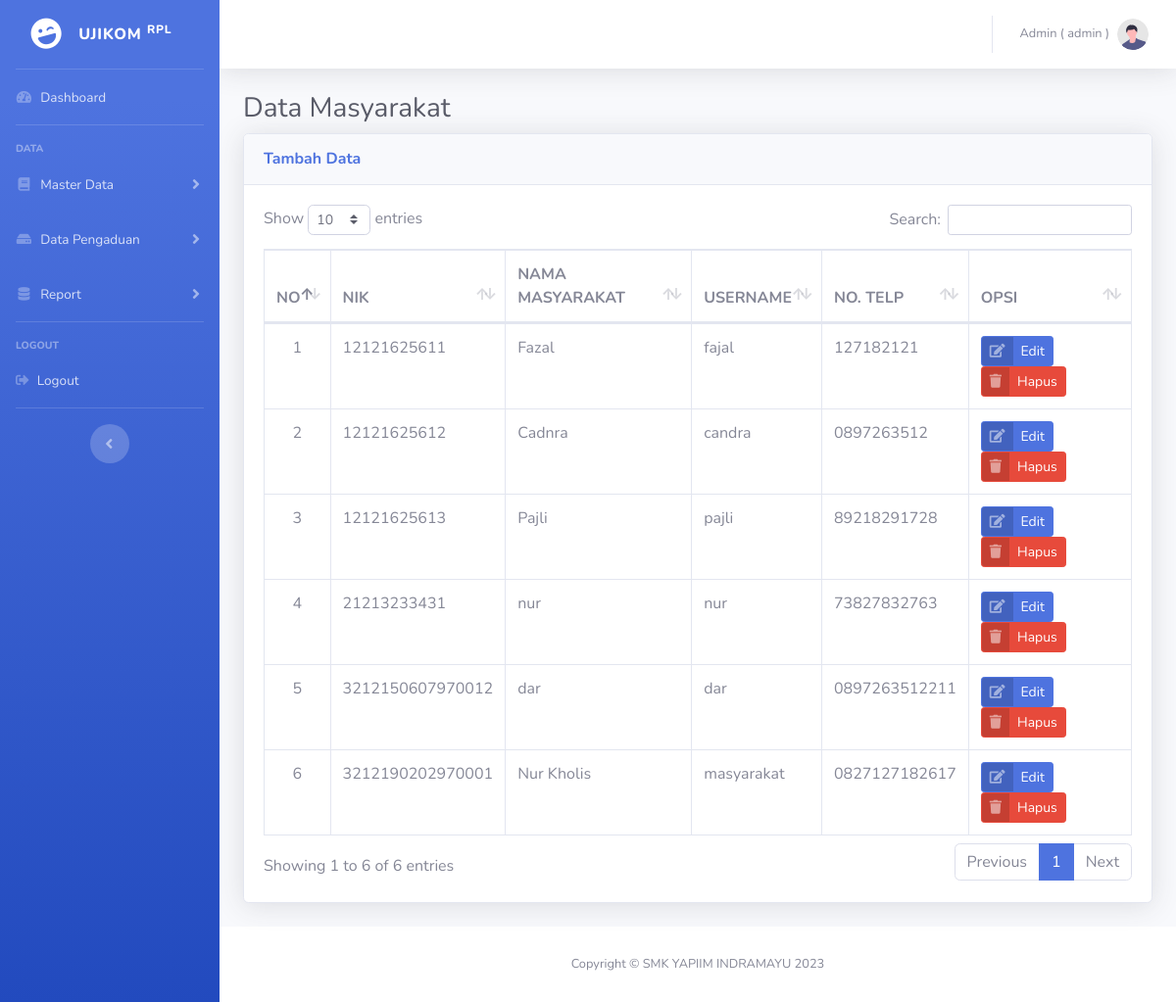
The app's page /admin/masyarakat_data.php (signed in) with its own data.
### tables this page shows
CREATE TABLE `tb_petugas` (
  `id_petugas` int(11) NOT NULL,
  `nama_petugas` varchar(35) NOT NULL,
  `username` varchar(25) NOT NULL,
  `password` varchar(32) NOT NULL,
  `telp` varchar(13) NOT NULL,
  `level` enum('admin','petugas') NOT NULL
);

CREATE TABLE `tb_masyarakat` (
  `nik` varchar(16) NOT NULL,
  `nama` varchar(35) NOT NULL,
  `username` varchar(25) NOT NULL,
  `password` varchar(32) NOT NULL,
  `telp` varchar(13) NOT NULL
);

### admin/masyarakat_data.php (the view, shortened to what this page needs)
<?php
include "header.php";
?>
<div class="container-fluid">
    <h1 class="h3 mb-2 text-gray-800">Data Masyarakat</h1>
    <div class="card shadow mb-4">
      <div class="card-header py-3">
        <a href=""><h6 class="m-0 font-weight-bold text-primary">Tambah Data</h6></a>
      </div>
      <div class="card-body">
        <div class="table-responsive">
          <table class="table table-bordered" id="dataTable" width="100%" cellspacing="0">
            <thead>
              <tr>
                <th>NO</th>
                <th>NIK</th>
                <th>NAMA MASYARAKAT</th>
                <th>USERNAME</th>
                <th>NO. TELP</th>
                <th>OPSI</th>
              </tr>
            </thead>
            <tbody>
              <tr>
              <?php
                $dt_petugas = mysqli_query($koneksi,"SELECT * FROM tb_masyarakat
                ");
                $no = 1;
                while ($petugas=mysqli_fetch_array($dt_petugas)){
              ?>
                <td align="center"><?php echo $no++; ?></td>
                <td><?php echo $petugas['nik']; ?></td>
                <td><?php echo $petugas['nama']; ?></td>
                <td><?php echo $petugas['username']; ?></td>
                <td><?php echo $petugas['telp']; ?></td>
                <td>
                <a href="#" class="btn btn-primary btn-icon-split btn-sm">
                  <span class="icon text-white-50">
                    <i class="fas fa-edit"></i>
                  </span>
                  <span class="text">Edit</span>
                </a>
                <a href="#" class="btn btn-danger btn-icon-split btn-sm">
                  <span class="icon text-white-50">
                    <i class="fas fa-trash"></i>
                  </span>
                  <span class="text">Hapus</span>
                </a>
                </td>
              </tr>
              <?php
                }
                ?>
            </tbody>
          </table>
        </div>
      </div>
    </div>
</div>
<?php
include "footer.php";
?>

### admin/header.php (shortened to what this page needs)
<!DOCTYPE html>
<html lang="en">
<head>
    <link href="../assets/vendor/fontawesome-free/css/all.min.css" rel="stylesheet" type="text/css">
    <link href="../assets/css/sb-admin-2.min.css" rel="stylesheet">
    <link href="../assets/vendor/datatables/dataTables.bootstrap4.min.css" rel="stylesheet" />
</head>
<body id="page-top">
<?php
include "../config/koneksi.php";
?>
    <div id="wrapper">
        <ul class="navbar-nav bg-gradient-primary sidebar sidebar-dark accordion" id="accordionSidebar">
            <a class="sidebar-brand d-flex align-items-center justify-content-center" href="index.php">
                <div class="sidebar-brand-icon rotate-n-15">
                    <i class="fas fa-laugh-wink"></i>
                </div>
                <div class="sidebar-brand-text mx-3">UJIKOM <sup>RPL</sup></div>
            </a>
            <hr class="sidebar-divider my-0">
            <li class="nav-item">
                <a class="nav-link" href="index.php">
                    <i class="fas fa-fw fa-tachometer-alt"></i>
                    <span>Dashboard</span></a>
            </li>
            <hr class="sidebar-divider">
            <div class="sidebar-heading">
                DATA
            </div>
            <li class="nav-item">
                <a class="nav-link collapsed" href="#" data-toggle="collapse" data-target="#collapseTwo"
                    aria-expanded="true" aria-controls="collapseTwo">
                    <i class="fas fa-fw fa-book"></i>
                    <span>Master Data</span>
                </a>
            </li>
            <li class="nav-item">
                <a class="nav-link collapsed" href="#" data-toggle="collapse" data-target="#collapseUtilities"
                    aria-expanded="true" aria-controls="collapseUtilities">
                    <i class="fas fa-fw fa-hdd"></i>
                    <span>Data Pengaduan</span>
                </a>
            </li>
            <li class="nav-item">
                <a class="nav-link collapsed" href="#" data-toggle="collapse" data-target="#report"
                    aria-expanded="true" aria-controls="report">
                    <i class="fas fa-fw fa-database"></i>
                    <span>Report</span>
                </a>
            </li>
            <hr class="sidebar-divider">
            <div class="sidebar-heading">
                LOGOUT
            </div>
            <li class="nav-item">
                <a class="nav-link" href="logout.php">
                    <i class="fas fa-sign-out-alt"></i>
                    <span>Logout</span></a>
            </li>
            <hr class="sidebar-divider d-none d-md-block">
            <div class="text-center d-none d-md-inline">
                <button class="rounded-circle border-0" id="sidebarToggle"></button>
            </div>
        </ul>
        <div id="content-wrapper" class="d-flex flex-column">
            <div id="content">
                <nav class="navbar navbar-expand navbar-light bg-white topbar mb-4 static-top shadow">
                    <ul class="navbar-nav ml-auto">
                        <li class="nav-item dropdown no-arrow">
                            <a class="nav-link dropdown-toggle" href="#" id="userDropdown" role="button"
                                data-toggle="dropdown" aria-haspopup="true" aria-expanded="false">
                                <span class="mr-2 d-none d-lg-inline text-gray-600 small">
                                <?php
                                    $id_petugas = $_SESSION['id_petugas'];
                                    $petugas = mysqli_query($koneksi,"SELECT * FROM tb_petugas where id_petugas='$id_petugas'");
                                    while ($ptg = mysqli_fetch_array($petugas)){
                                        echo $ptg ['nama_petugas'];
                                        echo " ( ". $ptg ['level'] . " )";
                                ?>
                                <?php } ?>
                                </span>
                                <img class="img-profile rounded-circle"
                                    src="../assets/img/undraw_profile.svg">
                            </a>
                        </li>
                    </ul>
                </nav>

### admin/footer.php (shortened to what this page needs)
</div>
            <footer class="sticky-footer bg-white">
                <div class="container my-auto">
                    <div class="copyright text-center my-auto">
                        <span>Copyright &copy; SMK YAPIIM INDRAMAYU 2023</span>
                    </div>
                </div>
            </footer>
        </div>
    </div>
</body>
</html>

### records on screen
tb_petugas: nama_petugas "Admin", level "admin"
tb_masyarakat: nik "12121625611", nama "Fazal", username "fajal", telp "127182121"
tb_masyarakat: nik "12121625612", nama "Cadnra", username "candra", telp "0897263512"
tb_masyarakat: nik "12121625613", nama "Pajli", username "pajli", telp "89218291728"
tb_masyarakat: nik "21213233431", nama "nur", username "nur", telp "73827832763"
tb_masyarakat: nik "3212150607970012", nama "dar", username "dar", telp "0897263512211"
tb_masyarakat: nik "3212190202970001", nama "Nur Kholis", username "masyarakat", telp "0827127182617"
